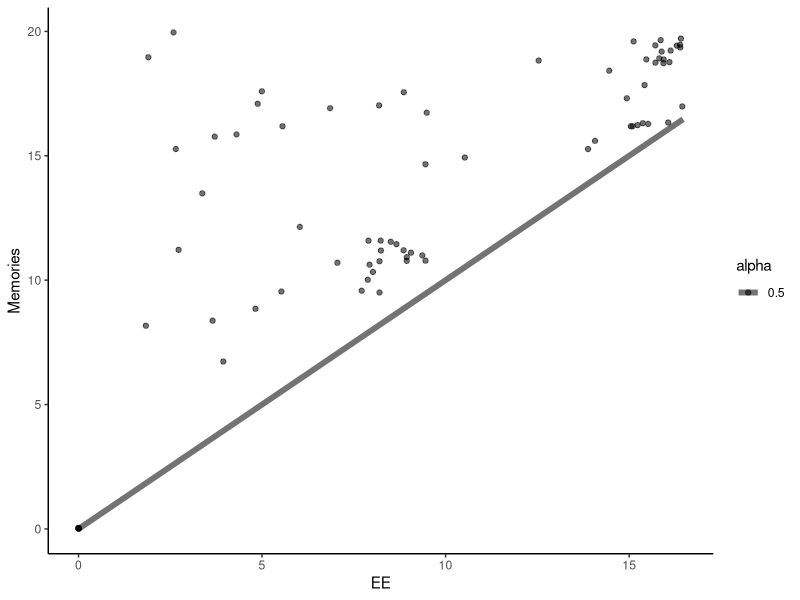
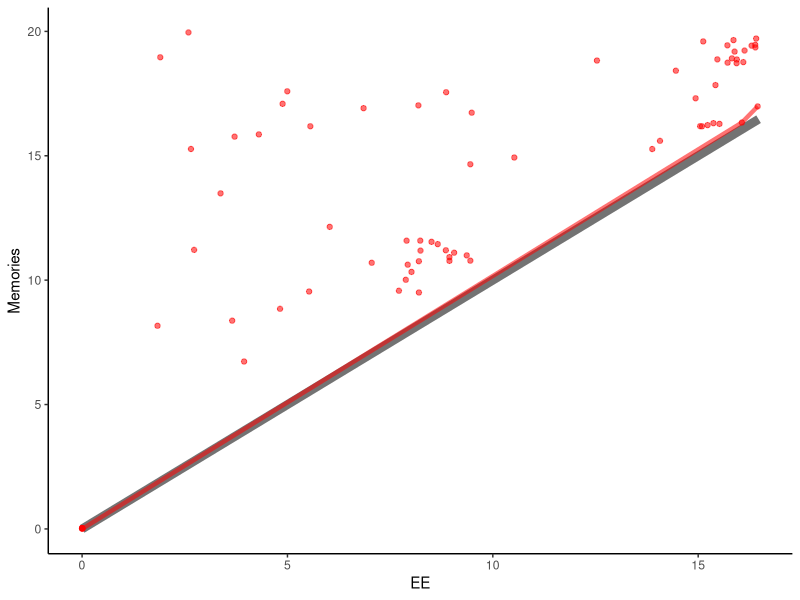

R code for these plots, in order:
# Create plots for the Copy3 Process.


data = read.csv("../../results/results-nprd.tsv", sep="\t")
library(tidyr)
library(dplyr)
library(ggplot2)
data$Horizon = 15
data = data %>% filter(EE <= Memories)



dataU = data %>% filter(Language == "repeat") %>% filter(Memories < 20) 

plot = ggplot(dataU, aes(x=EE, y=Memories, alpha=0.5)) + geom_point()+ theme_classic() + geom_line(data=data.frame(x=c(0, 16.47), y = c(0, 16.47)), aes(x=x , y=y), size=2)
ggsave("../figures/repeat3-ee-mem.pdf", plot=plot)


dataU = dataU[order(dataU$EE),]
ees = dataU$EE
memories = dataU$Memories

findFrontier = function(ees, memories) {
   xs = c(0)
   ys = c(0)
   slopes = c(0)
   for(i in (1:length(ees))) {
     x = ees[i]
     if(x < 0) {
   	  next
     }
     y = memories[i]
     
     while(TRUE) {
       lastX = xs[1]
       lastY = ys[1]
   
       slope = (y-lastY)/(x-lastX)
       cat(slope," ", y, lastY, x, lastX,  "..\n", sep=" ")
       if(slope >= slopes[1]) {
   	    xs = c(x, xs)
   	    ys = c(y, ys)
   	    slopes = c(slope, slopes)
   	    break
       } else {
   	    xs = xs[(2:length(xs))]
   	    ys = ys[(2:length(ys))]
   	    slopes = slopes[(2:length(slopes))]
       }
     }
   }
   return(data.frame(EE=xs, Memories=ys))
}


plot = ggplot(data=data, aes(x=EE, y=Memories, alpha=0.5)) + theme_classic() + geom_line(data=data.frame(x=c(0, 16.47), y = c(0, 16.47)), aes(x=x , y=y), size=3)+ theme(legend.position="none")  + geom_point(data=dataU, aes(x=EE, y=Memories, alpha=0.5), colour="red") + geom_line(data=findFrontier(dataU$EE, dataU$Memories),aes(x=EE, y=Memories, alpha=0.5), colour="red", size=1.5)
ggsave("../figures/repeat3-ee-mem-frontier.pdf", plot=plot)



